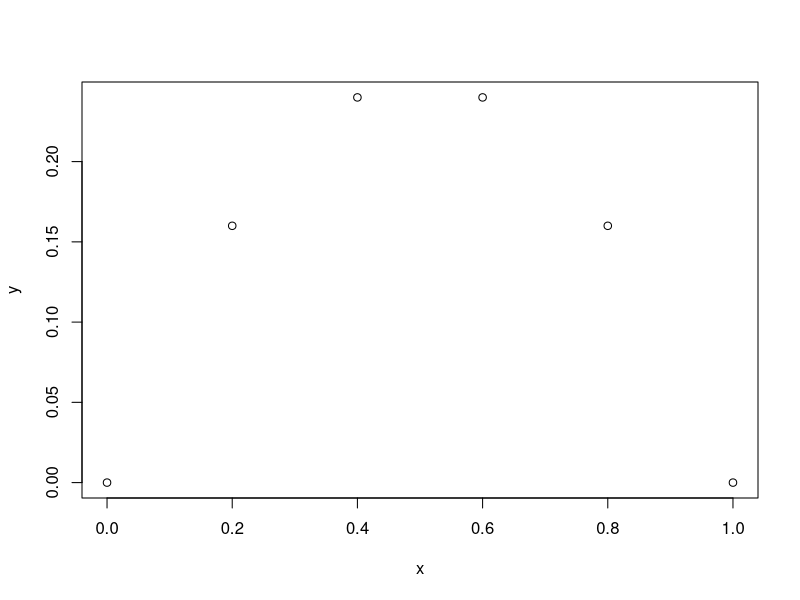
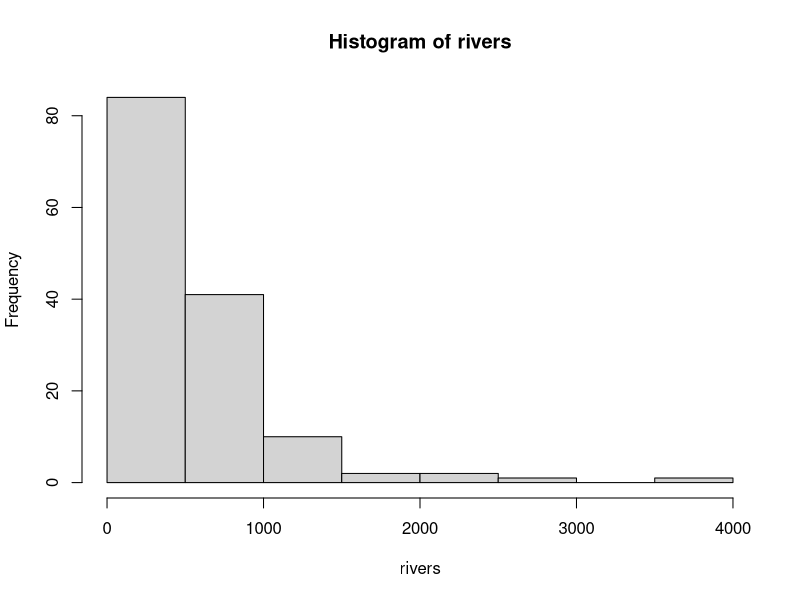

Source code (R) for these figures, in order:
#Ejercicio 1
x <- c(1,2,3)
y <- c(6,5,4)
x*2
x*y
x[1]*y[1]

#Ejercicio 2
x+x
x<-x+x
y<- x+x
x<-x+1

#Ejercicio 3
vec <- (1:10) ^2
vec <- seq(from = 0, to = 10, length.out = 5)
vec

#ejercicio 4

x <- seq(0,1,0.2)
y <- x*(1-x)
plot(x,y)

#Ejercicio 5
sum((1:100)^2)

#Ejercicio 6
x <- seq(from = 10, to = 30, by = 2)
x[2]
#Cual es la diferencia entre estos
x[1:3*2]
x[1:(3*2)]
x[-1:-3]

#ejercicio 7
hist(rivers)
max(rivers)
min(rivers)
#f 
rivers[which (rivers > 1000)]

#Ejercicio 8
mtcars$disp
mtcars[,3]
mtcars[]
mean(mtcars$carb[mtcars$carb == 2])
